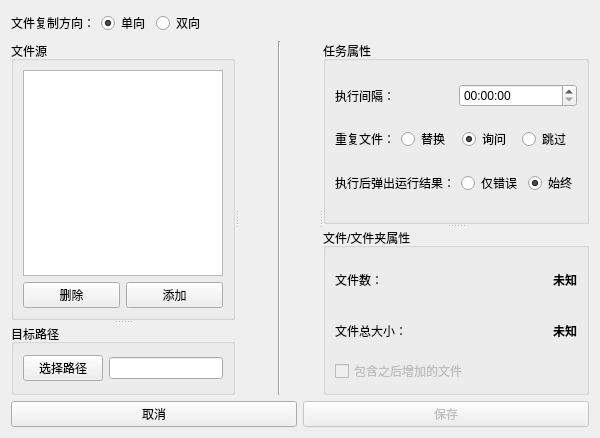
<?xml version="1.0" encoding="UTF-8"?>
<ui version="4.0">
 <class>task_edit</class>
 <widget class="QWidget" name="task_edit">
  <property name="geometry">
   <rect>
    <x>0</x>
    <y>0</y>
    <width>600</width>
    <height>438</height>
   </rect>
  </property>
  <property name="windowTitle">
   <string>任务编辑</string>
  </property>
  <layout class="QVBoxLayout" name="verticalLayout">
   <item>
    <layout class="QHBoxLayout" name="horizontalLayout">
     <item>
      <widget class="QLabel" name="label_type">
       <property name="text">
        <string>文件复制方向：</string>
       </property>
      </widget>
     </item>
     <item>
      <widget class="RadioButton" name="radio_type_single">
       <property name="text">
        <string>单向</string>
       </property>
       <property name="checked">
        <bool>true</bool>
       </property>
       <attribute name="buttonGroup">
        <string notr="true">btngp_sync_type</string>
       </attribute>
      </widget>
     </item>
     <item>
      <widget class="RadioButton" name="radio_type_double">
       <property name="text">
        <string>双向</string>
       </property>
       <attribute name="buttonGroup">
        <string notr="true">btngp_sync_type</string>
       </attribute>
      </widget>
     </item>
     <item>
      <spacer name="horizontalSpacer">
       <property name="orientation">
        <enum>Qt::Horizontal</enum>
       </property>
       <property name="sizeHint" stdset="0">
        <size>
         <width>40</width>
         <height>20</height>
        </size>
       </property>
      </spacer>
     </item>
    </layout>
   </item>
   <item>
    <widget class="QSplitter" name="splitter_3">
     <property name="orientation">
      <enum>Qt::Horizontal</enum>
     </property>
     <widget class="QSplitter" name="splitter_2">
      <property name="orientation">
       <enum>Qt::Vertical</enum>
      </property>
      <widget class="QGroupBox" name="grpbox_src">
       <property name="title">
        <string>文件源</string>
       </property>
       <layout class="QGridLayout" name="gridLayout">
        <item row="0" column="0" colspan="2">
         <widget class="ListWidget" name="listwidget_src"/>
        </item>
        <item row="1" column="0">
         <widget class="PushButton" name="btn_src_del">
          <property name="text">
           <string>删除</string>
          </property>
          <property name="lightCustomQss" stdset="0">
           <string>PushButton{background-color:#e81123;}
PushButton:hover{background-color:#e63342;}</string>
          </property>
          <property name="darkCustomQss" stdset="0">
           <string>PushButton{background-color:#e81123;}
PushButton:hover{background-color:#e63342;}</string>
          </property>
         </widget>
        </item>
        <item row="1" column="1">
         <widget class="PrimaryPushButton" name="btn_src_add">
          <property name="text">
           <string>添加</string>
          </property>
         </widget>
        </item>
       </layout>
      </widget>
      <widget class="QGroupBox" name="grpbox_dst">
       <property name="title">
        <string>目标路径</string>
       </property>
       <layout class="QHBoxLayout" name="horizontalLayout_2">
        <item>
         <widget class="PushButton" name="btn_select_dst_path">
          <property name="text">
           <string>选择路径</string>
          </property>
         </widget>
        </item>
        <item>
         <widget class="LineEdit" name="lineedit_dst_path"/>
        </item>
       </layout>
      </widget>
     </widget>
     <widget class="Line" name="line">
      <property name="orientation">
       <enum>Qt::Vertical</enum>
      </property>
     </widget>
     <widget class="QSplitter" name="splitter">
      <property name="orientation">
       <enum>Qt::Vertical</enum>
      </property>
      <widget class="QGroupBox" name="grpbox_task">
       <property name="title">
        <string>任务属性</string>
       </property>
       <layout class="QVBoxLayout" name="verticalLayout_2">
        <item>
         <layout class="QHBoxLayout" name="horizontalLayout_4">
          <item>
           <widget class="QLabel" name="label_interval">
            <property name="text">
             <string>执行间隔：</string>
            </property>
           </widget>
          </item>
          <item>
           <widget class="TimePicker" name="timeedit_interval"/>
          </item>
         </layout>
        </item>
        <item>
         <layout class="QHBoxLayout" name="horizontalLayout_5">
          <item>
           <widget class="QLabel" name="label_repeat">
            <property name="text">
             <string>重复文件：</string>
            </property>
           </widget>
          </item>
          <item>
           <widget class="RadioButton" name="radio_repeat_replace">
            <property name="text">
             <string>替换</string>
            </property>
            <attribute name="buttonGroup">
             <string notr="true">btngp_repeat_file</string>
            </attribute>
           </widget>
          </item>
          <item>
           <widget class="RadioButton" name="radio_repeat_ask">
            <property name="text">
             <string>询问</string>
            </property>
            <property name="checked">
             <bool>true</bool>
            </property>
            <attribute name="buttonGroup">
             <string notr="true">btngp_repeat_file</string>
            </attribute>
           </widget>
          </item>
          <item>
           <widget class="RadioButton" name="radio_repeat_ignore">
            <property name="text">
             <string>跳过</string>
            </property>
            <attribute name="buttonGroup">
             <string notr="true">btngp_repeat_file</string>
            </attribute>
           </widget>
          </item>
         </layout>
        </item>
        <item>
         <layout class="QHBoxLayout" name="horizontalLayout_6">
          <item>
           <widget class="QLabel" name="label_show_result">
            <property name="text">
             <string>执行后弹出运行结果：</string>
            </property>
           </widget>
          </item>
          <item>
           <widget class="RadioButton" name="radio_show_result_error">
            <property name="text">
             <string>仅错误</string>
            </property>
            <attribute name="buttonGroup">
             <string notr="true">btngp_show_result</string>
            </attribute>
           </widget>
          </item>
          <item>
           <widget class="RadioButton" name="radio_show_result_always">
            <property name="text">
             <string>始终</string>
            </property>
            <property name="checked">
             <bool>true</bool>
            </property>
            <attribute name="buttonGroup">
             <string notr="true">btngp_show_result</string>
            </attribute>
           </widget>
          </item>
         </layout>
        </item>
       </layout>
      </widget>
      <widget class="QGroupBox" name="grpbox_file">
       <property name="title">
        <string>文件/文件夹属性</string>
       </property>
       <layout class="QGridLayout" name="gridLayout_2">
        <item row="0" column="0">
         <widget class="QLabel" name="label_file_count">
          <property name="text">
           <string>文件数：</string>
          </property>
         </widget>
        </item>
        <item row="0" column="1">
         <widget class="QLabel" name="label_file_count_value">
          <property name="font">
           <font>
            <bold>true</bold>
           </font>
          </property>
          <property name="text">
           <string>未知</string>
          </property>
          <property name="alignment">
           <set>Qt::AlignRight|Qt::AlignTrailing|Qt::AlignVCenter</set>
          </property>
         </widget>
        </item>
        <item row="1" column="0">
         <widget class="QLabel" name="label_size_count">
          <property name="text">
           <string>文件总大小：</string>
          </property>
         </widget>
        </item>
        <item row="1" column="1">
         <widget class="QLabel" name="label_size_count_value">
          <property name="font">
           <font>
            <bold>true</bold>
           </font>
          </property>
          <property name="text">
           <string>未知</string>
          </property>
          <property name="alignment">
           <set>Qt::AlignRight|Qt::AlignTrailing|Qt::AlignVCenter</set>
          </property>
         </widget>
        </item>
        <item row="2" column="0" colspan="2">
         <widget class="SwitchButton" name="ckb_include_later">
          <property name="enabled">
           <bool>false</bool>
          </property>
          <property name="text">
           <string>包含之后增加的文件</string>
          </property>
         </widget>
        </item>
       </layout>
      </widget>
     </widget>
    </widget>
   </item>
   <item>
    <layout class="QHBoxLayout" name="horizontalLayout_8">
     <item>
      <widget class="PushButton" name="btn_cancel">
       <property name="text">
        <string>取消</string>
       </property>
      </widget>
     </item>
     <item>
      <widget class="PrimaryPushButton" name="btn_save">
       <property name="enabled">
        <bool>false</bool>
       </property>
       <property name="text">
        <string>保存</string>
       </property>
      </widget>
     </item>
    </layout>
   </item>
  </layout>
 </widget>
 <customwidgets>
  <customwidget>
   <class>RadioButton</class>
   <extends>QRadioButton</extends>
   <header>qfluentwidgets</header>
  </customwidget>
  <customwidget>
   <class>ListWidget</class>
   <extends>QListWidget</extends>
   <header>qfluentwidgets</header>
  </customwidget>
  <customwidget>
   <class>PushButton</class>
   <extends>QPushButton</extends>
   <header>qfluentwidgets</header>
  </customwidget>
  <customwidget>
   <class>PrimaryPushButton</class>
   <extends>QPushButton</extends>
   <header>qfluentwidgets</header>
  </customwidget>
  <customwidget>
   <class>LineEdit</class>
   <extends>QLineEdit</extends>
   <header>qfluentwidgets</header>
  </customwidget>
  <customwidget>
   <class>TimePicker</class>
   <extends>QTimeEdit</extends>
   <header>qfluentwidgets</header>
  </customwidget>
  <customwidget>
   <class>SwitchButton</class>
   <extends>QCheckBox</extends>
   <header>qfluentwidgets</header>
  </customwidget>
 </customwidgets>
 <resources/>
 <connections/>
 <buttongroups>
  <buttongroup name="btngp_sync_type"/>
  <buttongroup name="btngp_repeat_file"/>
  <buttongroup name="btngp_show_result"/>
 </buttongroups>
</ui>
